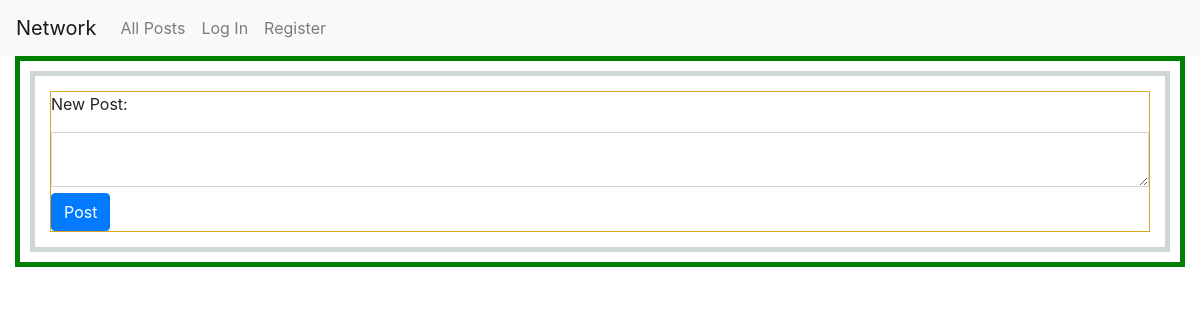
The app's page /, older data.
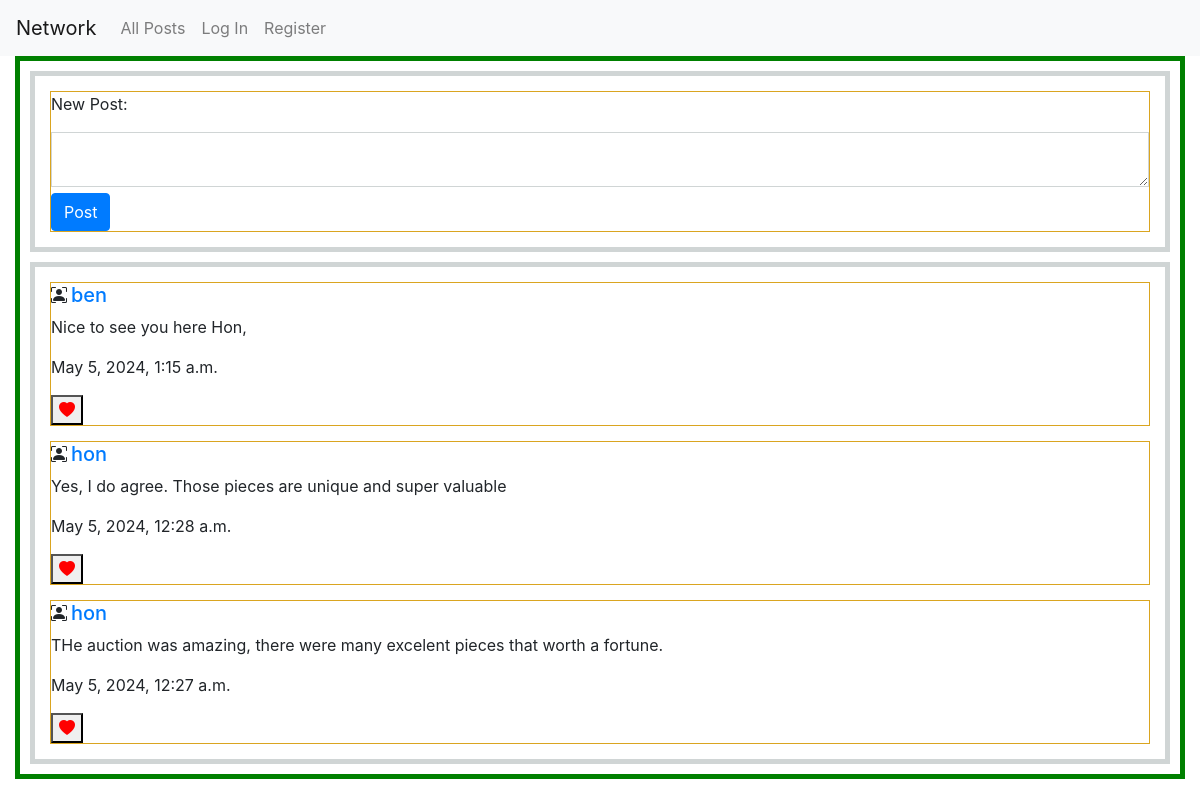
The same page, newer data.
### network/models.py (models this page shows)
class Post(models.Model):
    poster=models.ForeignKey(User,on_delete=models.CASCADE,related_name="posts")
    content=models.TextField()
    timestamp=models.DateTimeField(auto_now_add=True)

class User(AbstractUser):
    pass

### network/views.py (the view)
# urls.py: path("", views.index, name="index"),
def index(request):
    posts=Post.objects.filter(poster__in=User.objects.all())
    posts=posts.order_by('-timestamp')
    return render(request, "network/index.html",{'posts':posts,})

### network/templates/network/index.html (shortened to what this page needs)
{% extends "network/layout.html" %}
{% load static %}
{%block body %}
<div class="index-container">
  <div class="new-post">
    <form action="{% url 'posts' %}" method="POST">
      <div class="sub-new-post">
        <p>New Post:</p>
        <div class="create-input">
          <textarea name="content"></textarea>
        </div>
        <button type="submit" class="btn btn-primary">Post</button>
      </div>
    </form>
  </div>
  {%if posts%}
  <div class="new-post">
    {%for post in posts %}
    <div class="sub-new-post">
      <div class="d-flex">
        <i class="bi bi-person-bounding-box"></i>
        <h5 class="mx-1">
          <a href="{%url 'profile' post.poster.id %}"
            >{{post.poster.username}}</a
          >
        </h5>
      </div>
      <p>{{ post.content }}</p>
      <p>{{ post.timestamp }}</p>
      <div class="like">
        <form id="likeForm{{ post.id }}" action="{% url 'likes' post.id %}" method="POST">
            <button type="submit" data-post-id="{{ post.id }}" class="like-btn">
                <i class="bi bi-heart-fill heart"></i>
            </button>
        </form>
    </div>
    </div>
    {%endfor%}
  </div>
  {%endif%}
</div>
{% endblock %}

### network/templates/network/layout.html (shortened to what this page needs)
{% load static %}
<!DOCTYPE html>
<html lang="en">
    <head>
        <link rel="stylesheet" href="https://stackpath.bootstrapcdn.com/bootstrap/4.4.1/css/bootstrap.min.css">
        <link href="https://cdn.jsdelivr.net/npm/bootstrap-icons@1.8.1/font/bootstrap-icons.css" rel="stylesheet">
        <link href="{% static 'network/styles.css' %}" rel="stylesheet">
        <link href="{% static 'network/index-style.css' %}" rel="stylesheet">
    </head>
    <body>
        <nav class="navbar navbar-expand-lg navbar-light bg-light">
            <a class="navbar-brand" href="#">Network</a>
            <div>
              <ul class="navbar-nav mr-auto">
                <li class="nav-item">
                  <a class="nav-link" href="{% url 'index' %}">All Posts</a>
                </li>
                {% if user.is_authenticated %}
                    <li class="nav-item">
                        <a class="nav-link" href="#">Following</a>
                    </li>
                    <li class="nav-item">
                        <a class="nav-link" href="{% url 'logout' %}">Log Out</a>
                    </li>
                {% else %}
                    <li class="nav-item">
                        <a class="nav-link" href="{% url 'login' %}">Log In</a>
                    </li>
                    <li class="nav-item">
                        <a class="nav-link" href="{% url 'register' %}">Register</a>
                    </li>
                {% endif %}
              </ul>
            </div>
          </nav>
        <div class="body">
            {% block body %}
            {% endblock %}
        </div>
    </body>
</html>

### network/static/network/styles.css (style rules this page uses)
body { width: 100%; padding:0; margin: 0; box-sizing: border-box; }

### network/static/network/index-style.css (style rules this page uses)
.index-container { margin:0 15px; border: 5px solid green; box-sizing: border-box; }
.new-post { border:5px solid #d0d5d5; margin:10px; }
.sub-new-post { margin:15px; border:1px solid goldenrod; }
.create-input textarea { width: 100%; height: 55px; padding:5px; border:1px solid #d0d5d5; box-sizing: border-box; }
.heart { color: red; border:none; }

Row changes from the older to the newer data that the page shows:
added Post: poster.username "ben", content "Nice to see you here Hon,", timestamp "May 5, 2024, 1:15 a.m."
added Post: poster.username "hon", content "Yes, I do agree. Those pieces are unique and super valuable", timestamp "May 5, 2024, 12:28 a.m."
added Post: poster.username "hon", content "THe auction was amazing, there were many excelent pieces that worth a fortune.", timestamp "May 5, 2024, 12:27 a.m."
